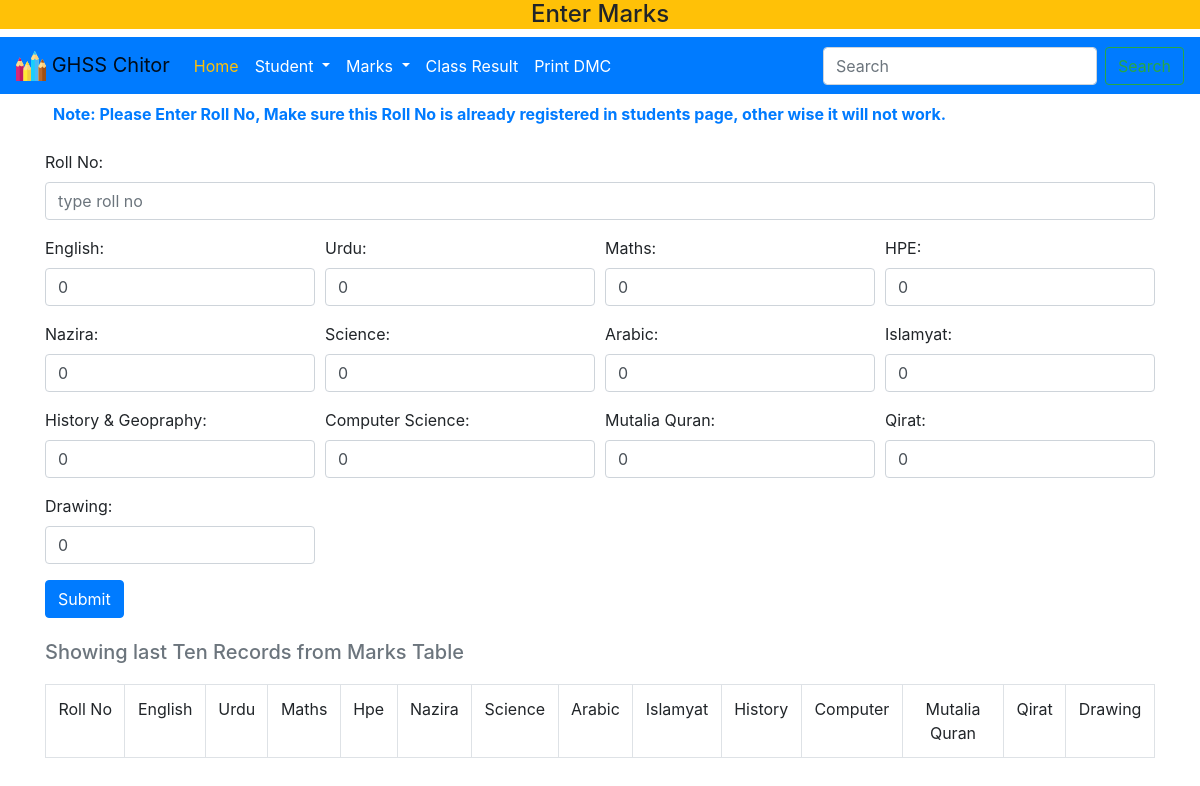
The page /add_mark.php on the database as committed earlier.
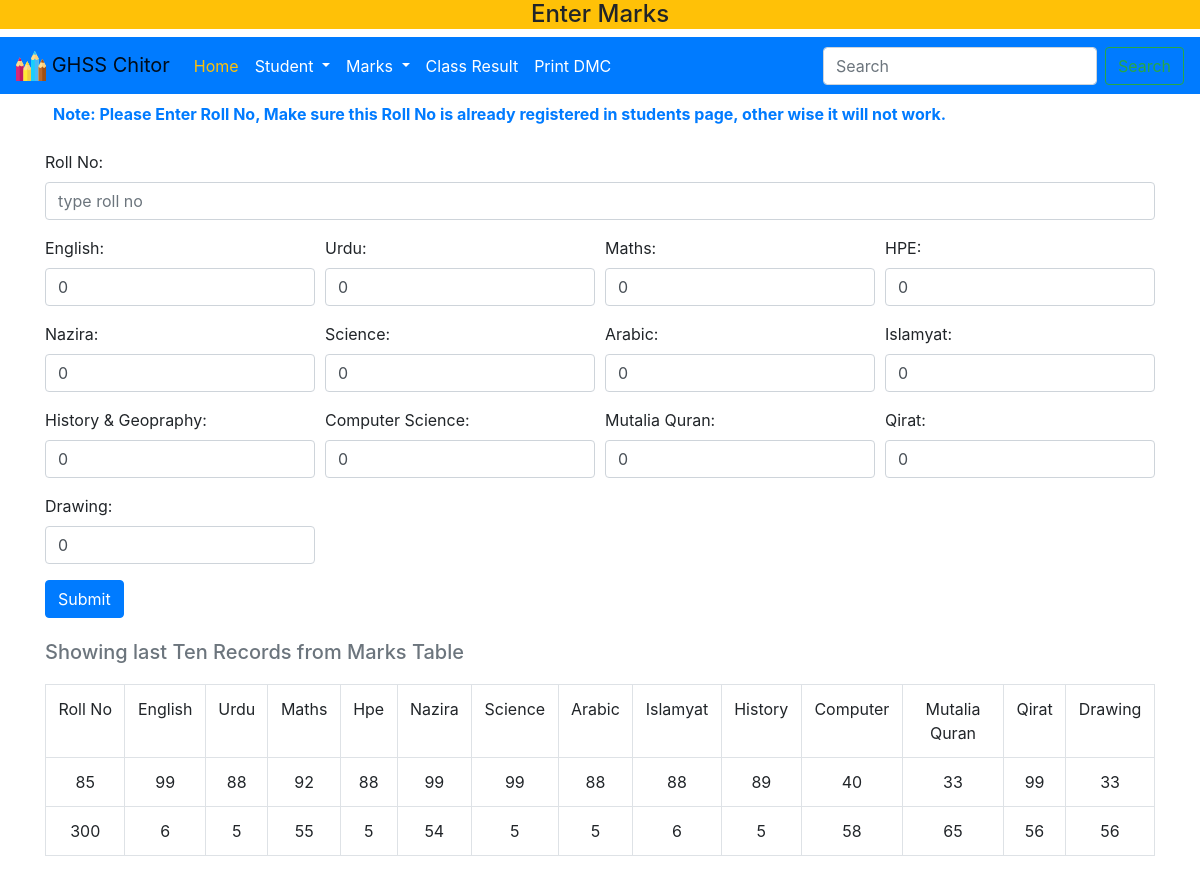
The same page on the database as committed later.
### tables this page shows
CREATE TABLE IF NOT EXISTS `marks` (
  `Serial_No` int(11) NOT NULL AUTO_INCREMENT,
  `Roll_No` int(11) NOT NULL,
  `English_Marks` int(11) NOT NULL DEFAULT '0',
  `Urdu_Marks` int(11) NOT NULL DEFAULT '0',
  `Maths_Marks` int(11) NOT NULL DEFAULT '0',
  `Science_Marks` int(11) NOT NULL DEFAULT '0',
  `Hpe_Marks` int(11) NOT NULL DEFAULT '0',
  `Nazira_Marks` int(11) NOT NULL DEFAULT '0',
  `History_Marks` int(11) NOT NULL DEFAULT '0',
  `Drawing_Marks` int(11) NOT NULL DEFAULT '0',
  `Islamyat_Marks` int(11) NOT NULL DEFAULT '0',
  `Computer_Marks` int(11) NOT NULL DEFAULT '0',
  `Arabic_Marks` int(11) NOT NULL DEFAULT '0',
  `Mutalia_Marks` int(11) NOT NULL DEFAULT '0',
  `Qirat_Marks` int(11) NOT NULL DEFAULT '0',
  PRIMARY KEY (`Serial_No`),
  UNIQUE KEY `forign` (`Roll_No`)
);

### add_mark.php (the view, shortened to what the changed rows need)
<?php
require_once('sand_box.php');
$link=connect();
?>
</head>
<body>
<div class="container">
  <div class="row">
    <div class="col-md-12">
      <table class="table table-bordered">
        <caption style="caption-side:top"> <h5> <?php echo  "Showing last Ten Records from Marks Table" ?></h5></caption>
         <?php
          $qs="Select * from marks order by Serial_No DESC LIMIT 10";
          $qr=mysqli_query($link,$qs) or die('error:'.mysqli_error($link));
            while($qfa=mysqli_fetch_assoc($qr))
             {
              echo
                  '<tr>
                    <td>'.$qfa['Roll_No'].'</td>
                    <td>'.$qfa['English_Marks'].'</td>
                    <td>'.$qfa['Urdu_Marks'].'</td>
                    <td>'.$qfa['Maths_Marks'].'</td>
                    <td>'.$qfa['Hpe_Marks'].'</td>
                    <td>'.$qfa['Nazira_Marks'].'</td>
                    <td>'.$qfa['Science_Marks'].'</td>
                    <td>'.$qfa['Arabic_Marks'].'</td>
                    <td>'.$qfa['Islamyat_Marks'].'</td>
                    <td>'.$qfa['History_Marks'].'</td>
                    <td>'.$qfa['Computer_Marks'].'</td>
                    <td>'.$qfa['Mutalia_Marks'].'</td>
                    <td>'.$qfa['Qirat_Marks'].'</td>
                    <td>'.$qfa['Drawing_Marks'].'</td>
                  </tr>';
            }
          ?>
      </table>
    </div>
  </div>
</div>

Rows that differ between the two databases and show on the page:
added marks: Roll_No "85", English_Marks "99", Urdu_Marks "88", Maths_Marks "92", Hpe_Marks "88", Nazira_Marks "99", Science_Marks "99", Arabic_Marks "88", Islamyat_Marks "88", History_Marks "89", Computer_Marks "40", Mutalia_Marks "33", Qirat_Marks "99", Drawing_Marks "33"
added marks: Roll_No "300", English_Marks "6", Urdu_Marks "5", Maths_Marks "55", Hpe_Marks "5", Nazira_Marks "54", Science_Marks "5", Arabic_Marks "5", Islamyat_Marks "6", History_Marks "5", Computer_Marks "58", Mutalia_Marks "65", Qirat_Marks "56", Drawing_Marks "56"
